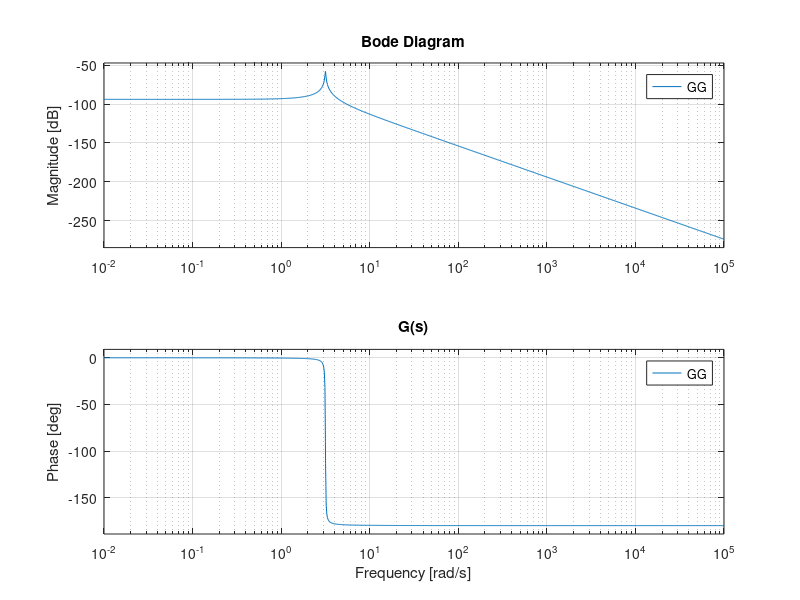
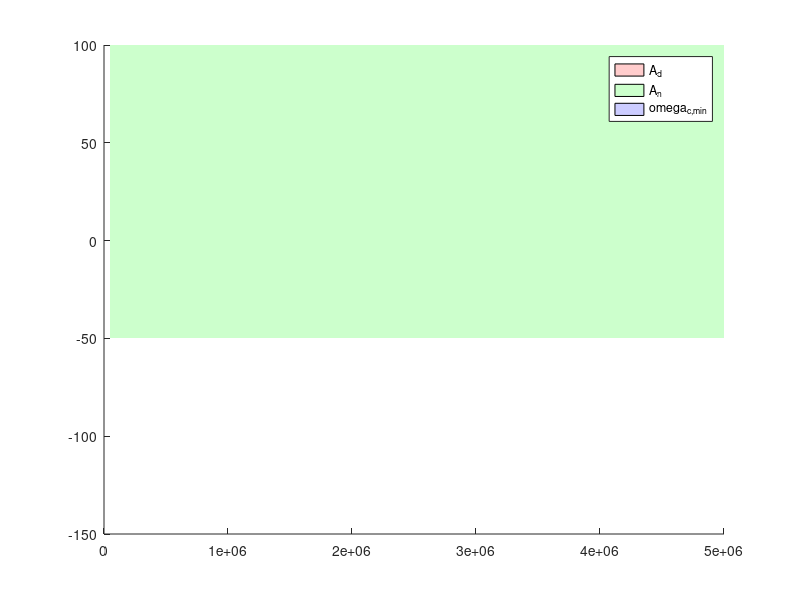

MATLAB code for these plots, in order: (Note: this script raises an error after producing the figures.)
close all; clear; clc;

%% Parametri
k = 5e4;
beta = 0.1;
m = 5000;
b = 250;
n = 3;
x_e = [0.5;0];


%solo per visualizzione, pulsazione minima e massima
omega_plot_min = 1e-2;
omega_plot_max = 1e5;

%% Funzione di Trasferimento
A = [0,1;-k/m,-b/m];
B = [0;1/m];
C = [1,0];
D = 0;
I = eye(2);

s = tf('s');
GG=C*inv(s* I -A)*B+D;




%% Specifiche

% ampiezze gradini
WW = 2;
DD = 2;

% errore a regime
e_star = 0.01;

% Margine di fase
Mf_esp = 45;

% attenuazione disturbo sull'uscita
A_d = 60;
% non si puo` impostare omega_d_min esattamette a 0 perche` non 
% puo` essere rappresentato in scala logarimtica
omega_d_min = 0.00001;
omega_d_MAX = 0.5;


% attenuazione disturbo di misura
A_n = 50;
omega_n_min = 5*1e4;
omega_n_MAX = 5*1e6;


% Sovraelongazione massima e tempo d'assestamento all'1%
S_star = 15; %(S%<=15%)
T_star = 4*1e-3;


%% Diagramma di Bode

figure(1);
bode(GG,{omega_plot_min,omega_plot_max});
title("G(s)")
grid on, zoom on;


%% Diagrammi di Bode di G con specifiche
figure(2);
hold on;

% Calcolo specifiche S% => Margine di fase
xi_star = abs(log(S_star/100))/sqrt(pi^2 + log(S_star/100)^2);
Mf      = max(xi_star*100,Mf_esp);

% Specifiche su d
Bnd_d_x = [omega_d_min; omega_d_MAX; omega_d_MAX; omega_d_min];
Bnd_d_y = [A_d; A_d; -150; -150];
patch(Bnd_d_x, Bnd_d_y,'r','FaceAlpha',0.2,'EdgeAlpha',0);

% Specifiche su n
Bnd_n_x = [omega_n_min; omega_n_MAX; omega_n_MAX; omega_n_min];
Bnd_n_y = [-A_n; -A_n; 100; 100];
patch(Bnd_n_x, Bnd_n_y,'g','FaceAlpha',0.2,'EdgeAlpha',0);

% Specifiche tempo d'assestamento (minima pulsazione critica)
omega_Ta_min = 1e-4; % lower bound per il plot
omega_Ta_max = 460/(Mf*T_star); % omega_c >= 460/(Mf*T^*) ~ 4.6
Bnd_Ta_x = [omega_Ta_min; omega_Ta_max; omega_Ta_max; omega_Ta_min];
Bnd_Ta_y = [0; 0; -150; -150];
patch(Bnd_Ta_x, Bnd_Ta_y,'b','FaceAlpha',0.2,'EdgeAlpha',0);

% Legenda colori
Legend_mag = ["A_d"; "A_n"; "\omega_{c,min}"; "G(j\omega)"];
legend(Legend_mag);

% Plot Bode con margini di stabilità
margin(GG,{omega_plot_min,omega_plot_max});
title("G(s) con specifiche")
grid on; zoom on;



% Specifiche sovraelongazione (margine di fase)
omega_c_min = omega_Ta_max;
omega_c_max = omega_n_min;

phi_up = Mf - 180;
phi_low = -270; % lower bound per il plot

Bnd_Mf_x = [omega_c_min; omega_c_max; omega_c_max; omega_c_min];
Bnd_Mf_y = [phi_up; phi_up; phi_low; phi_low];
patch(Bnd_Mf_x, Bnd_Mf_y,'g','FaceAlpha',0.2,'EdgeAlpha',0);

% Legenda colori
Legend_arg = ["G(j\omega)"; "M_f"];
legend(Legend_arg);



%% Regolatore statico

% valore minimo prescritto per L(0)
mu_s_error = (DD+WW)/e_star;
mu_s_dist  = 10^(A_d/20);

% guadagno minimo del regolatore ottenuto come L(0)/G(0)
G_0 = abs(evalfr(GG,0));
G_omega_d_MAX = abs(evalfr(GG,1j*omega_d_MAX));


RR_s = max(mu_s_error/G_0,mu_s_dist/G_omega_d_MAX);

% Sistema esteso
GG_e = RR_s*GG;


%% Diagrammi di Bode di Ge con specifiche
figure(3);
hold on;

% Calcolo specifiche S% => Margine di fase
xi_star = abs(log(S_star/100))/sqrt(pi^2 + log(S_star/100)^2);
Mf      = max(xi_star*100,Mf_esp);

% Specifiche su d
Bnd_d_x = [omega_d_min; omega_d_MAX; omega_d_MAX; omega_d_min];
Bnd_d_y = [A_d; A_d; -150; -150];
patch(Bnd_d_x, Bnd_d_y,'r','FaceAlpha',0.2,'EdgeAlpha',0);

% Specifiche su n
Bnd_n_x = [omega_n_min; omega_n_MAX; omega_n_MAX; omega_n_min];
Bnd_n_y = [-A_n; -A_n; 100; 100];
patch(Bnd_n_x, Bnd_n_y,'g','FaceAlpha',0.2,'EdgeAlpha',0);

% Specifiche tempo d'assestamento (minima pulsazione critica)
omega_Ta_min = 1e-4; % lower bound per il plot
omega_Ta_max = 460/(Mf*T_star); % omega_c >= 460/(Mf*T^*) ~ 4.6
Bnd_Ta_x = [omega_Ta_min; omega_Ta_max; omega_Ta_max; omega_Ta_min];
Bnd_Ta_y = [0; 0; -150; -150];
patch(Bnd_Ta_x, Bnd_Ta_y,'b','FaceAlpha',0.2,'EdgeAlpha',0);

% Legenda colori
Legend_mag = ["A_d"; "A_n"; "\omega_{c,min}"; "G(j\omega)"];
legend(Legend_mag);

% Plot Bode con margini di stabilità
margin(GG_e,{omega_plot_min,omega_plot_max});
title("G(s) con regolatore statico")
grid on; zoom on;



% Specifiche sovraelongazione (margine di fase)
omega_c_min = omega_Ta_max;
omega_c_max = omega_n_min;

phi_up = Mf - 180;
phi_low = -270; % lower bound per il plot

Bnd_Mf_x = [omega_c_min; omega_c_max; omega_c_max; omega_c_min];
Bnd_Mf_y = [phi_up; phi_up; phi_low; phi_low];
patch(Bnd_Mf_x, Bnd_Mf_y,'g','FaceAlpha',0.2,'EdgeAlpha',0);

% Legenda colori
Legend_arg = ["G(j\omega)"; "M_f"];
legend(Legend_arg);


%% Design del regolatore dinamico


Mf_star = Mf+5;
omega_c_star = 2400;

mag_omega_c_star_dB = abs(evalfr(GG_e,j*omega_c_star));
arg_omega_c_star    = rad2deg(angle(evalfr(GG_e,j*omega_c_star)));

M_star = 1/mag_omega_c_star_dB;
phi_star = Mf_star - 180 - arg_omega_c_star;

tau = (M_star - cos(phi_star*pi/180))/(omega_c_star*sin(phi_star*pi/180));
alpha_tau = (cos(phi_star*pi/180) - 1/M_star)/(omega_c_star*sin(phi_star*pi/180));
alpha = alpha_tau / tau;

if min(tau,alpha) < 0
    fprintf('Errore: parametri rete anticipatrice negativi');
    return;
end


RR_d = (1 + tau*s)/(1 + alpha*tau*s);
RR = RR_s*RR_d;

LL = RR*GG; % funzione di anello

figure(4);
hold on;

% Specifiche su ampiezza
patch(Bnd_d_x, Bnd_d_y,'r','FaceAlpha',0.2,'EdgeAlpha',0);
patch(Bnd_n_x, Bnd_n_y,'g','FaceAlpha',0.2,'EdgeAlpha',0);
patch(Bnd_Ta_x, Bnd_Ta_y,'b','FaceAlpha',0.2,'EdgeAlpha',0);
legend(Legend_mag);

% Plot Bode con margini di stabilità
margin(LL,{omega_plot_min,omega_plot_max});
title("G(s) con rete anticipatrice")
grid on; zoom on;

% Specifiche su fase
patch(Bnd_Mf_x, Bnd_Mf_y,'g','FaceAlpha',0.2,'EdgeAlpha',0);
legend(Legend_arg);


%% Aggiunta di poli

T_p = 1/4.81e4;
polo_reale = 1/(1+s * T_p);

RR_d = RR_d * polo_reale;

RR = RR_s*RR_d;

LL = RR*GG; % funzione di anello

figure(5)
hold on;

% Specifiche su ampiezza
patch(Bnd_d_x, Bnd_d_y,'r','FaceAlpha',0.2,'EdgeAlpha',0);
patch(Bnd_n_x, Bnd_n_y,'g','FaceAlpha',0.2,'EdgeAlpha',0);
patch(Bnd_Ta_x, Bnd_Ta_y,'b','FaceAlpha',0.2,'EdgeAlpha',0);
legend(Legend_mag);

% Plot Bode con margini di stabilità
margin(LL,{omega_plot_min,omega_plot_max});
title("G(s) con rete anticipatrice e polo in alta frequenza")
grid on; zoom on;

% Specifiche su fase
patch(Bnd_Mf_x, Bnd_Mf_y,'g','FaceAlpha',0.2,'EdgeAlpha',0);
legend(Legend_arg);

% STOP qui per sistema con controllore dinamico + specifiche
if 0
    return;
end


%% Check prestazioni in anello chiuso

% Funzione di sensitività complementare
FF = LL/(1+LL);

% Risposta al gradino
figure(6);

T_simulation = 2*T_star;
[y_step,t_step] = step(WW*FF, T_simulation);
plot(t_step,y_step,'b');
grid on, zoom on, hold on;

LV = evalfr(WW*FF,0);

% vincolo sovraelongazione
patch([0,T_simulation,T_simulation,0],[LV*(1+S_star/100),LV*(1+S_star/100),LV*2,LV*2],'r','FaceAlpha',0.3,'EdgeAlpha',0.5);

% vincolo tempo di assestamento all'1%
patch([T_star,T_simulation,T_simulation,T_star],[LV*(1-0.01),LV*(1-0.01),0,0],'g','FaceAlpha',0.1,'EdgeAlpha',0.5);
patch([T_star,T_simulation,T_simulation,T_star],[LV*(1+0.01),LV*(1+0.01),LV*2,LV*2],'g','FaceAlpha',0.1,'EdgeAlpha',0.1);

ylim([0,LV*2]);

Legend_step = ["Risposta al gradino"; "Vincolo sovraelongazione"; "Vincolo tempo di assestamento"];
legend(Legend_step);

%% Check disturbo in uscita

% Funzione di sensitività
SS = 1/(1+LL);
figure(7);

% Simulazione disturbo in uscita a pulsazione 0.125
omega_d = 0.125;
tt = 0:1e-2:2e2;

dd = 0;
for k = 1:1:4
    dd = dd + DD*sin(omega_d*k*tt) ;
end

y_d = lsim(SS,dd,tt);
hold on, grid on, zoom on
plot(tt,dd,'m')
plot(tt,y_d,'b')
grid on
legend('d(t)','y_d(t)')

%% Check disturbo di misura

% Funzione di sensitività complementare
FF = LL/(1+LL);
figure(8);

% Simulazione disturbo di misura a pulsazione 50000
omega_n = 5e4;

NN      = 0.2;

tt = 0:1e-5:2*1e-3;

nn = 0;

for k = 1:1:4
    nn = nn + NN*sin(omega_n*k*tt) ;
end


y_n = lsim(FF,nn,tt);
hold on, grid on, zoom on
plot(tt,nn,'m')
plot(tt,y_n,'b')
grid on
legend('n(t)','y_n(t)')


%% Animazione
%% parametri del disegno

interv = 0:0.1:30; % da 0 a 30 secondi con passo 0.1


% condizione iniziale della sospensione
pos_init = x_e(1); % [m]
vel_init = 0; % [m/s]
x0 = [pos_init; vel_init];

uu = zeros(length(interv),1);

% state-space model
modello = ss(A, B, C, D);

% evoluzione sistema
[YY, TT, XX] = lsim(modello, uu, interv, x0);

yy=YY;%variabile altezza
tt=TT;%periodo di simulazione



width_sos = 1;
hight_sos = 1;
% inizializza figura
figure(9);
clf;
min_T=0;
max_T=max(tt);
min_Y=min(yy);
max_Y=max(yy);
subplot(2,1,1)
axis([min_T max_T (min_Y-0.2) (max_Y+0.2)])
subplot(2,1,2)
axis([-10 10  0 5])

for i=1:5:length(tt)
    figure(9);
    clf;
    
    % aggiorna figura superiore
    subplot(2,1,1)
    plot(tt(1:i), yy(1:i),'b');
    axis([min_T max_T (min_Y-0.2) (max_Y+0.2)])
    title(['Evoluzione del sistema al tempo: ',num2str(tt(i)),' [s]']);
    legend('Uscita y(t)')
    grid on; box on;
    
    % aggiorna figura inferiore
    subplot(2,1,2)
    axis([-1.5 1.5  0 3])
    
    patch([hight_sos hight_sos -hight_sos -hight_sos],yy(i)+1.6+[-width_sos/2 width_sos/2 width_sos/2 -width_sos/2] ,'y') % cart
    hold on;
 
    plot([-10 -10 20],[0 0 0],'k','LineWidth',4) % ground.
    plot(-0.5+[0 0 0 .05 -.05 .05 -.05 .05 -.05 .05 -.05 0 0 0], ...
        10+[-10, -9.9, -9.9:((+9.9 +yy(i)-9)/9.9):yy(i)-9, yy(i)-9, yy(i)-8.9],'r','LineWidth',1) % spring
    title('Risposta del sistema')
    
    % pausa prima del prossimo frame
    pause(0.0001);
end